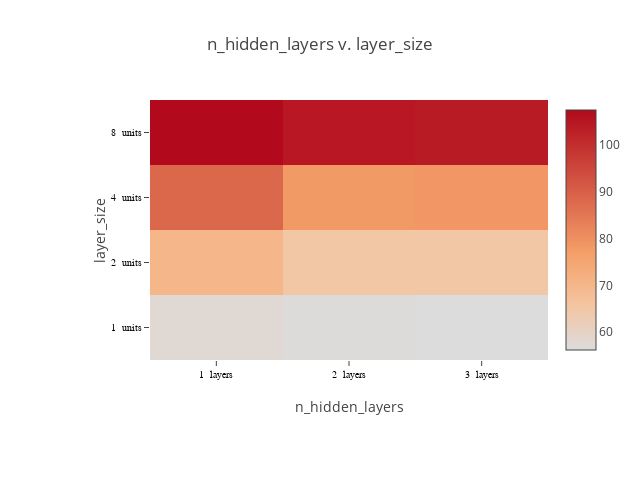

Source (notebook cell):
### Code cell
def plot_matrix(lossframe, x_labels, y_labels, x_suffix="", y_suffix=""):

    pivot = lossframe.pivot_table(index=[y_labels], columns=[x_labels], values=['loss'])
#    print(pivot)
    # specify labels as strings, to force plotly to use a discrete axis
#    print(pivot.columns.levels[1]).values
#    print(lossframe[x_labels].dtype)
    
    if lossframe[x_labels].dtype == np.float64 or lossframe[x_labels].dtype == np.float32:
        xaxis = ["%f %s" % (i, x_suffix) for i in pivot.columns.levels[1].values]
    else:
        xaxis = ["%d %s" % (i, x_suffix) for i in pivot.columns.levels[1].values]
    if lossframe[y_labels].dtype == np.float64 or lossframe[y_labels].dtype == np.float32:
        yaxis = ["%f %s" % (i, y_suffix) for i in pivot.index.values]
    else:
        yaxis = ["%d %s" % (i, y_suffix) for i in pivot.index.values]
        
#    print(xaxis, yaxis)
    """plot a heat map of a matrix"""
    chart_width=640
    chart_height=480
    
    layout = Layout(
        title="%s v. %s" % (x_labels, y_labels),
        height=chart_height,
        width=chart_width,     
        margin=dict(
            l=150,
            r=30,
            b=120,
            t=100,
        ),
        xaxis=dict(
            title=x_labels,
            tickfont=dict(
                family='Arial, sans-serif',
                size=10,
                color='black'
            ),
        ),
        yaxis=dict(
            title=y_labels,
            tickfont=dict(
                family='Arial, sans-serif',
                size=10,
                color='black'
            ),
        ),
    )
    
    data = [Heatmap(z=pivot.values,
                    x=xaxis,
                    y=yaxis,
                    colorscale=[[0, 'rgb(0,0,255)', [1, 'rgb(255,0,0)']]],
                   )
           ]

    fig = Figure(data=data, layout=layout)
    return iplot(fig, link_text="")

plot_matrix(lossframe, "n_hidden_layers", "layer_size", x_suffix=" layers", y_suffix=" units")

### Figure 1 — Plotly figure (JSON) as saved in the notebook; plotly's stock layout.template omitted (floating-point values rounded to 4 significant figures)
{"data": [{"colorscale": [[0, "rgb(0,0,255)", [1, "rgb(255,0,0)"]]], "type": "heatmap", "x": ["1  layers", "2  layers", "3  layers"], "y": ["1  units", "2  units", "4  units", "8  units"], "z": [[57.8, 56.75, 56.21], [70.1, 64.94, 64.92], [88.16, 77.88, 78.69], [107.4, 104.8, 104.0]]}], "layout": {"height": 480, "margin": {"b": 120, "l": 150, "r": 30, "t": 100}, "title": "n_hidden_layers v. layer_size", "width": 640, "xaxis": {"tickfont": {"color": "black", "family": "Arial, sans-serif", "size": 10}, "title": "n_hidden_layers"}, "yaxis": {"tickfont": {"color": "black", "family": "Arial, sans-serif", "size": 10}, "title": "layer_size"}}}
